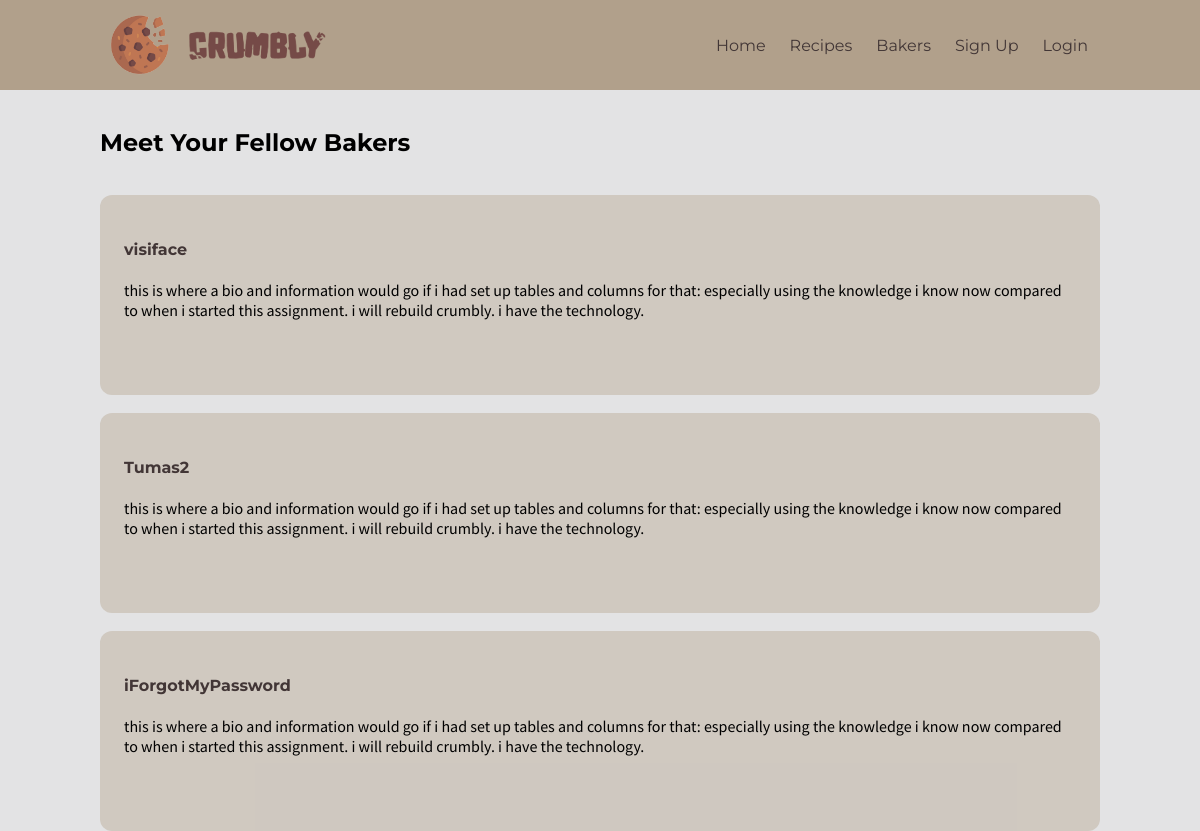
/members.php, run on the app's committed database.
### tables this page shows
CREATE TABLE `users` (
  `usersID` int(11) NOT NULL,
  `usersUsername` varchar(128) NOT NULL,
  `usersEmail` varchar(128) NOT NULL,
  `usersPassword` varchar(128) NOT NULL,
  `avatar` text DEFAULT NULL
);

### members.php (the view, shortened to what this page needs)
<?php
  include_once("header.php");
?>
<br>
<div class="font-mont">
  <h2>Meet Your Fellow Bakers</h2>
</div>
<?php
  global $conn;
  $sql = "SELECT * FROM users";
  if ($result = mysqli_query($conn, $sql)) {
    if( $result->num_rows > 0 ){
      while($obj = $result->fetch_object()){?>
        <br>
        <div class="profile-info rounded font-sans">
          <h4 class="profile-title font-mont no-txt-decor">
            <a href="profile.php?user_ID=<?= $obj->usersID ?>">
              <?= $obj->usersUsername; ?>
            </a>
          </h4>
          this is where a bio and information would go if i had set up tables and columns for that: especially using the knowledge i know now compared to when i started this assignment. i will rebuild crumbly. i have the technology.
        </div>
        <?php
        }
      }
    }?>
<?php include_once("footer.php"); ?>

### css/style.css (style rules this page uses)
* { box-sizing: border-box; }
body, html { margin: 0px; padding: 0px; background-color: var(--main-bg-color); width: 100%; }
.no-txt-decor a { text-decoration: none; color: var(--secondary-txt-color); cursor: pointer; }
.font-sans { font-family: 'Source Sans Pro', sans-serif; }
.font-mont { font-family: 'Montserrat', sans-serif; }
.profile-info { background-color: rgba(177, 160, 139, 0.40); padding: 24px; width: 100%; min-height: 200px; }
.profile-title { color: var(--primary-txt-color); }
.rounded { border-radius: 12px; }

### data on the page
users: usersUsername "visiface"
users: usersUsername "Tumas2"
users: usersUsername "iForgotMyPassword"

### other printed values
$link_value "Home"
$link_value "Recipes"
$link_value "Bakers"
$link_value "Sign Up"
$link_value "Login"
